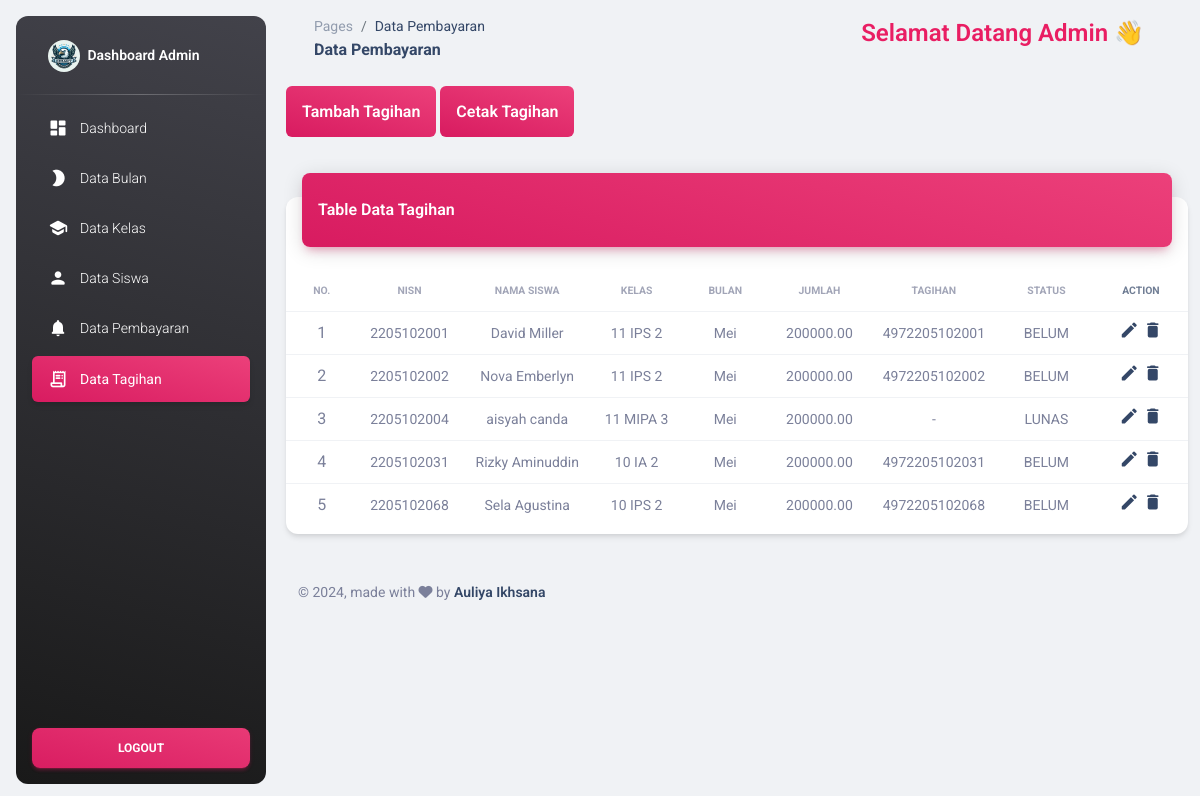
/admin/pages/tagihan.php (signed in), run on the app's committed database.
### tables this page shows
CREATE TABLE `tagihan` (
  `id_tagihan` int(11) NOT NULL,
  `nisn` varchar(10) DEFAULT NULL,
  `id_kelas` int(11) NOT NULL,
  `id_bulan` int(11) DEFAULT NULL,
  `jumlah` decimal(10,2) NOT NULL,
  `tagihan` varchar(20) NOT NULL DEFAULT '-',
  `status` enum('BELUM','LUNAS','DIPERIKSA') DEFAULT 'LUNAS'
);

CREATE TABLE `siswa` (
  `nisn` varchar(10) NOT NULL,
  `nis` varchar(10) NOT NULL,
  `nama` varchar(100) NOT NULL,
  `alamat` varchar(255) DEFAULT NULL,
  `no_telepon` varchar(15) DEFAULT NULL,
  `id_kelas` int(11) DEFAULT NULL,
  `spp` int(11) NOT NULL
);

CREATE TABLE `kelas` (
  `id_kelas` int(11) NOT NULL,
  `nama_kelas` varchar(50) NOT NULL
);

CREATE TABLE `bulan` (
  `id_bulan` int(11) NOT NULL,
  `nama_bulan` varchar(20) NOT NULL
);

### admin/pages/tagihan.php (the view, shortened to what this page needs)
<?php
require "functions/koneksi.php";
$query = "SELECT tagihan.id_tagihan, tagihan.tagihan, siswa.nisn, siswa.nama, kelas.nama_kelas, bulan.nama_bulan, tagihan.jumlah, tagihan.status
          FROM tagihan
          JOIN siswa ON tagihan.nisn = siswa.nisn
          JOIN kelas ON siswa.id_kelas = kelas.id_kelas
          JOIN bulan ON tagihan.id_bulan = bulan.id_bulan";
$hasil = $conn->query($query);
?>
<!DOCTYPE html>
<html lang="en">
<head>
  <link href="../assets/css/nucleo-icons.css" rel="stylesheet" />
  <link href="../assets/css/nucleo-svg.css" rel="stylesheet" />
  <link id="pagestyle" href="../assets/css/material-dashboard.css?v=3.1.0" rel="stylesheet" />
</head>
<body class="g-sidenav-show  bg-gray-200">
  <aside class="sidenav navbar navbar-vertical navbar-expand-xs border-0 border-radius-xl my-3 fixed-start ms-3   bg-gradient-dark" id="sidenav-main">
    <div class="sidenav-header">
      <a class="navbar-brand m-0" href=" https://demos.creative-tim.com/material-dashboard/pages/dashboard " target="_blank">
        <img src="../assets/img/logo.jpeg" class="navbar-brand-img h-100 rounded-circle" alt="main_logo">
        <span class="ms-1 font-weight-bold text-white">Dashboard Admin</span>
      </a>
    </div>
    <hr class="horizontal light mt-0 mb-2">
    <div class="collapse navbar-collapse  w-auto " id="sidenav-collapse-main">
      <ul class="navbar-nav">
        <li class="nav-item">
          <a class="nav-link text-white" href="dashboard.php">
            <div class="text-white text-center me-2 d-flex align-items-center justify-content-center">
              <i class="material-icons opacity-10">dashboard</i>
            </div>
            <span class="nav-link-text ms-1">Dashboard</span>
          </a>
        </li>
        <li class="nav-item">
          <a class="nav-link text-white" href="bulan.php">
            <div class="text-white text-center me-2 d-flex align-items-center justify-content-center">
              <i class="material-icons opacity-10">brightness_2</i>
            </div>
            <span class="nav-link-text ms-1">Data Bulan</span>
          </a>
        </li>
        <li class="nav-item">
          <a class="nav-link text-white" href="kelas.php">
            <div class="text-white text-center me-2 d-flex align-items-center justify-content-center">
              <i class="material-icons opacity-10">school</i>
            </div>
            <span class="nav-link-text ms-1">Data Kelas</span>
          </a>
        </li>
        <li class="nav-item">
          <a class="nav-link text-white" href="siswa.php">
            <div class="text-white text-center me-2 d-flex align-items-center justify-content-center">
              <i class="material-icons opacity-10">person</i>
            </div>
            <span class="nav-link-text ms-1">Data Siswa</span>
          </a>
        </li>
        <li class="nav-item">
          <a class="nav-link text-white " href="pembayaran.php">
            <div class="text-white text-center me-2 d-flex align-items-center justify-content-center">
              <i class="material-icons opacity-10">notifications</i>
            </div>
            <span class="nav-link-text ms-1">Data Pembayaran</span>
          </a>
        </li>
        <li class="nav-item">
          <a class="nav-link text-white active bg-gradient-primary" href="tagihan.php">
            <div class="text-white text-center me-2 d-flex align-items-center justify-content-center">
              <i class="material-icons opacity-10">receipt_long</i>
            </div>
            <span class="nav-link-text ms-1">Data Tagihan</span>
          </a>
        </li>
      </ul>
    </div>
    <div class="sidenav-footer position-absolute w-100 bottom-0 ">
      <div class="mx-3">
        <a class="btn bg-gradient-primary w-100" href="logout.php" type="button" onclick=" return confirm ('Yakin ingin logout ?');">Logout</a>
      </div>
    </div>
  </aside>
  <main class="main-content position-relative max-height-vh-100 h-100 border-radius-lg ">
    <nav class="navbar navbar-main navbar-expand-lg px-0 mx-4 shadow-none border-radius-xl" id="navbarBlur" data-scroll="true">
      <div class="container-fluid py-1 px-3">
        <nav aria-label="breadcrumb">
          <ol class="breadcrumb bg-transparent mb-0 pb-0 pt-1 px-0 me-sm-6 me-5">
            <li class="breadcrumb-item text-sm"><a class="opacity-5 text-dark" href="javascript:;">Pages</a></li>
            <li class="breadcrumb-item text-sm text-dark active" aria-current="page">Data Pembayaran</li>
          </ol>
          <h6 class="font-weight-bolder mb-0">Data Pembayaran</h6>
        </nav>
        <div class="collapse navbar-collapse mt-sm-0 mt-2 me-md-0 me-sm-4" id="navbar">
          <div class="ms-md-auto pe-md-3 d-flex align-items-center">
            <label class="form-label text-2xl text-bold text-primary">Selamat Datang Admin 👋</label>
          </div>
        </div>
      </div>
    </nav>
    <div class="container-fluid py-4">
      <div class="row">
        <div class="mb-5">
          <a href="functions/tambahTagihan.php" class="p-3 rounded-2 bg-gradient-primary text-white text-bold">Tambah Tagihan</a>
          <a href="cetak/cetaktagihan.php" class="p-3 rounded-2 bg-gradient-primary text-white text-bold">Cetak Tagihan</a>
        </div>
        <div class="col-12">
          <div class="card my-4">
            <div class="card-header p-0 position-relative mt-n4 mx-3 z-index-2">
              <div class="bg-gradient-primary shadow-primary border-radius-lg pt-4 pb-3">
                <h6 class="text-white text-capitalize ps-3">Table Data Tagihan</h6>
              </div>
            </div>
            <div class="card-body px-0 pb-2">
              <div class="table-responsive p-0">
                <table class="table align-items-center mb-0">
                  <thead>
                    <tr>
                      <th class="text-center text-uppercase text-secondary text-xxs font-weight-bolder opacity-7">No.</th>
                      <th class="text-center text-uppercase text-secondary text-xxs font-weight-bolder opacity-7">NISN</th>
                      <th class="text-center text-uppercase text-secondary text-xxs font-weight-bolder opacity-7">Nama Siswa</th>
                      <th class="text-center text-uppercase text-secondary text-xxs font-weight-bolder opacity-7">Kelas</th>
                      <th class="text-center text-uppercase text-secondary text-xxs font-weight-bolder opacity-7">Bulan</th>
                      <th class="text-center text-uppercase text-secondary text-xxs font-weight-bolder opacity-7">Jumlah</th>
                      <th class="text-center text-uppercase text-secondary text-xxs font-weight-bolder opacity-7">Tagihan</th>
                      <th class="text-center text-uppercase text-secondary text-xxs font-weight-bolder opacity-7">Status</th>
                      <th class="text-center text-uppercase text-dark text-xxs font-weight-bolder opacity-7">Action</th>
                    </tr>
                  </thead>
                  <tbody>
                    <?php
                    $nom = 1;
                    while ($tagihan = $hasil->fetch_assoc()) :
                    ?>
                      <tr>
                        <td class="text-center"><?= $nom++ ?></td>
                        <td class="align-middle text-center text-sm"><?= $tagihan['nisn'] ?></td>
                        <td class="align-middle text-center text-sm"><?= $tagihan['nama'] ?></td>
                        <td class="align-middle text-center text-sm"><?= $tagihan['nama_kelas'] ?></td>
                        <td class="align-middle text-center text-sm"><?= $tagihan['nama_bulan'] ?></td>
                        <td class="align-middle text-center text-sm"><?= $tagihan['jumlah'] ?></td>
                        <td class="align-middle text-center text-sm"><?= $tagihan['tagihan'] ?></td>
                        <td class="align-middle text-center text-sm"><?= $tagihan['status'] ?></td>
                        <td class="align-middle text-center text-sm">
                          <a href="functions/edittagihan.php?id=<?= $tagihan['id_tagihan'] ?>"><i class="material-icons">edit</i></a>
                          <a href="functions/hapustagihan.php?id=<?= $tagihan['id_tagihan'] ?>" onclick="return confirm('Apakah Anda Yakin Ingin Menghapus data Ini ?');"><i class="material-icons">delete</i></a>
                        </td>
                      </tr>
                    <?php endwhile; ?>
                  </tbody>
                </table>
              </div>
            </div>
          </div>
        </div>
      </div>
      <footer class="footer py-4  ">
        <div class="container-fluid">
          <div class="row align-items-center justify-content-lg-between">
            <div class="col-lg-6 mb-lg-0 mb-4">
              <div class="copyright text-center text-sm text-muted text-lg-start">
                © ,
                made with <i class="fa fa-heart"></i> by
                <a href="" class="font-weight-bold" target="_blank">Auliya Ikhsana</a>
              </div>
            </div>
          </div>
        </div>
      </footer>
    </div>
  </main>
</body>
</html>

### data on the page
tagihan: nisn.nisn "2205102001", nisn.nama "David Miller", id_kelas.nama_kelas "11 IPS 2", id_bulan.nama_bulan "Mei", jumlah "200000.00", tagihan "4972205102001", status "BELUM"
tagihan: nisn.nisn "2205102002", nisn.nama "Nova Emberlyn", id_kelas.nama_kelas "11 IPS 2", id_bulan.nama_bulan "Mei", jumlah "200000.00", tagihan "4972205102002", status "BELUM"
tagihan: nisn.nisn "2205102004", nisn.nama "aisyah canda", id_kelas.nama_kelas "11 MIPA 3", id_bulan.nama_bulan "Mei", jumlah "200000.00", tagihan "-", status "LUNAS"
tagihan: nisn.nisn "2205102031", nisn.nama "Rizky Aminuddin", id_kelas.nama_kelas "10 IA 2", id_bulan.nama_bulan "Mei", jumlah "200000.00", tagihan "4972205102031", status "BELUM"
tagihan: nisn.nisn "2205102068", nisn.nama "Sela Agustina", id_kelas.nama_kelas "10 IPS 2", id_bulan.nama_bulan "Mei", jumlah "200000.00", tagihan "4972205102068", status "BELUM"
